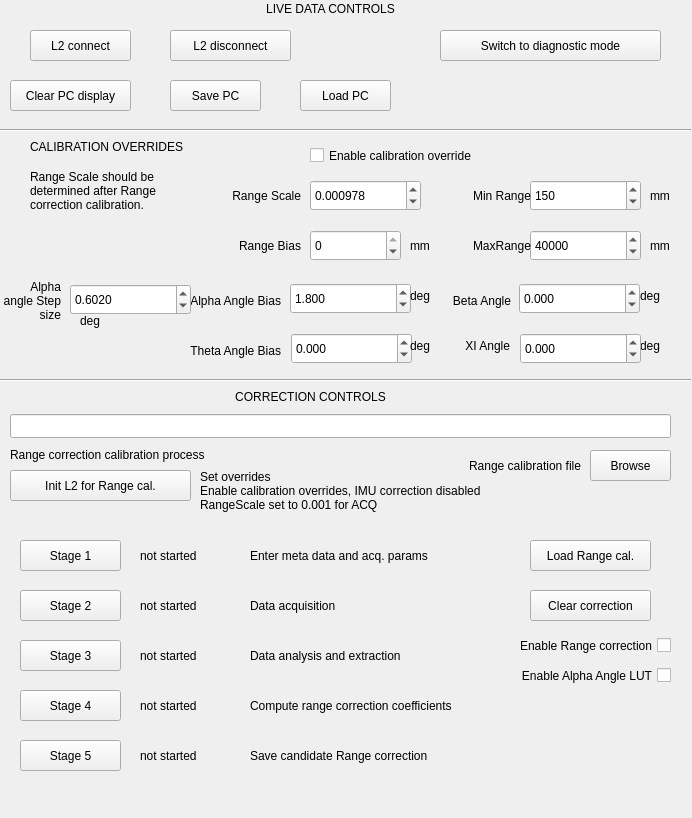
<?xml version="1.0" encoding="UTF-8"?>
<ui version="4.0">
 <class>CalibrationDock</class>
 <widget class="QDockWidget" name="CalibrationDock">
  <property name="geometry">
   <rect>
    <x>0</x>
    <y>0</y>
    <width>692</width>
    <height>818</height>
   </rect>
  </property>
  <property name="layoutDirection">
   <enum>Qt::LayoutDirection::LeftToRight</enum>
  </property>
  <property name="windowTitle">
   <string>Calibration Dock</string>
  </property>
  <widget class="QWidget" name="dockWidgetContents">
   <widget class="QPushButton" name="btnDiagnose">
    <property name="geometry">
     <rect>
      <x>440</x>
      <y>30</y>
      <width>221</width>
      <height>31</height>
     </rect>
    </property>
    <property name="text">
     <string>Switch to diagnostic mode</string>
    </property>
   </widget>
   <widget class="QPushButton" name="btnL2Disconnect">
    <property name="geometry">
     <rect>
      <x>170</x>
      <y>30</y>
      <width>121</width>
      <height>31</height>
     </rect>
    </property>
    <property name="text">
     <string>L2 disconnect</string>
    </property>
   </widget>
   <widget class="QPushButton" name="btnL2Connect">
    <property name="geometry">
     <rect>
      <x>30</x>
      <y>30</y>
      <width>101</width>
      <height>31</height>
     </rect>
    </property>
    <property name="text">
     <string>L2 connect</string>
    </property>
   </widget>
   <widget class="QPushButton" name="btnSavePC">
    <property name="geometry">
     <rect>
      <x>170</x>
      <y>80</y>
      <width>91</width>
      <height>31</height>
     </rect>
    </property>
    <property name="text">
     <string>Save PC</string>
    </property>
   </widget>
   <widget class="QPushButton" name="btnLoadPC">
    <property name="geometry">
     <rect>
      <x>300</x>
      <y>80</y>
      <width>91</width>
      <height>31</height>
     </rect>
    </property>
    <property name="text">
     <string>Load PC</string>
    </property>
   </widget>
   <widget class="QPushButton" name="btnClearDisplay">
    <property name="geometry">
     <rect>
      <x>10</x>
      <y>80</y>
      <width>121</width>
      <height>31</height>
     </rect>
    </property>
    <property name="text">
     <string>Clear PC display</string>
    </property>
   </widget>
   <widget class="QPushButton" name="btnBrowseCalFile">
    <property name="geometry">
     <rect>
      <x>590</x>
      <y>450</y>
      <width>81</width>
      <height>31</height>
     </rect>
    </property>
    <property name="text">
     <string>Browse</string>
    </property>
   </widget>
   <widget class="QLineEdit" name="editCalFile">
    <property name="geometry">
     <rect>
      <x>10</x>
      <y>414</y>
      <width>661</width>
      <height>24</height>
     </rect>
    </property>
   </widget>
   <widget class="QLabel" name="label">
    <property name="geometry">
     <rect>
      <x>420</x>
      <y>450</y>
      <width>161</width>
      <height>31</height>
     </rect>
    </property>
    <property name="text">
     <string>Range calibration file</string>
    </property>
    <property name="alignment">
     <set>Qt::AlignmentFlag::AlignRight|Qt::AlignmentFlag::AlignTrailing|Qt::AlignmentFlag::AlignVCenter</set>
    </property>
   </widget>
   <widget class="QPushButton" name="btnLoadRangeCal">
    <property name="geometry">
     <rect>
      <x>530</x>
      <y>540</y>
      <width>121</width>
      <height>31</height>
     </rect>
    </property>
    <property name="text">
     <string>Load Range cal.</string>
    </property>
   </widget>
   <widget class="QCheckBox" name="cbEnableRangeCal">
    <property name="geometry">
     <rect>
      <x>470</x>
      <y>630</y>
      <width>201</width>
      <height>31</height>
     </rect>
    </property>
    <property name="layoutDirection">
     <enum>Qt::LayoutDirection::RightToLeft</enum>
    </property>
    <property name="text">
     <string>Enable Range correction</string>
    </property>
   </widget>
   <widget class="Line" name="line">
    <property name="geometry">
     <rect>
      <x>0</x>
      <y>120</y>
      <width>691</width>
      <height>20</height>
     </rect>
    </property>
    <property name="orientation">
     <enum>Qt::Orientation::Horizontal</enum>
    </property>
   </widget>
   <widget class="QPushButton" name="btnClear">
    <property name="geometry">
     <rect>
      <x>530</x>
      <y>590</y>
      <width>121</width>
      <height>31</height>
     </rect>
    </property>
    <property name="text">
     <string>Clear correction</string>
    </property>
   </widget>
   <widget class="QLabel" name="label_2">
    <property name="geometry">
     <rect>
      <x>230</x>
      <y>2</y>
      <width>201</width>
      <height>21</height>
     </rect>
    </property>
    <property name="text">
     <string>LIVE DATA CONTROLS</string>
    </property>
    <property name="alignment">
     <set>Qt::AlignmentFlag::AlignHCenter|Qt::AlignmentFlag::AlignTop</set>
    </property>
    <property name="wordWrap">
     <bool>true</bool>
    </property>
   </widget>
   <widget class="QLabel" name="label_3">
    <property name="geometry">
     <rect>
      <x>180</x>
      <y>387</y>
      <width>261</width>
      <height>20</height>
     </rect>
    </property>
    <property name="text">
     <string>CORRECTION CONTROLS</string>
    </property>
    <property name="alignment">
     <set>Qt::AlignmentFlag::AlignCenter</set>
    </property>
   </widget>
   <widget class="QLabel" name="label_4">
    <property name="geometry">
     <rect>
      <x>10</x>
      <y>439</y>
      <width>281</width>
      <height>31</height>
     </rect>
    </property>
    <property name="text">
     <string>Range correction calibration process</string>
    </property>
    <property name="alignment">
     <set>Qt::AlignmentFlag::AlignLeading|Qt::AlignmentFlag::AlignLeft|Qt::AlignmentFlag::AlignVCenter</set>
    </property>
   </widget>
   <widget class="QPushButton" name="btnStage1">
    <property name="geometry">
     <rect>
      <x>20</x>
      <y>540</y>
      <width>101</width>
      <height>31</height>
     </rect>
    </property>
    <property name="text">
     <string>Stage 1</string>
    </property>
   </widget>
   <widget class="QLabel" name="lblStatusStage1">
    <property name="geometry">
     <rect>
      <x>140</x>
      <y>540</y>
      <width>101</width>
      <height>31</height>
     </rect>
    </property>
    <property name="text">
     <string>not started</string>
    </property>
   </widget>
   <widget class="QPushButton" name="btnStage2">
    <property name="geometry">
     <rect>
      <x>20</x>
      <y>590</y>
      <width>101</width>
      <height>31</height>
     </rect>
    </property>
    <property name="text">
     <string>Stage 2</string>
    </property>
   </widget>
   <widget class="QLabel" name="lblStatusStage2">
    <property name="geometry">
     <rect>
      <x>140</x>
      <y>590</y>
      <width>101</width>
      <height>31</height>
     </rect>
    </property>
    <property name="text">
     <string>not started</string>
    </property>
   </widget>
   <widget class="QPushButton" name="btnStage3">
    <property name="geometry">
     <rect>
      <x>20</x>
      <y>640</y>
      <width>101</width>
      <height>31</height>
     </rect>
    </property>
    <property name="text">
     <string>Stage 3</string>
    </property>
   </widget>
   <widget class="QLabel" name="lblStatusStage3">
    <property name="geometry">
     <rect>
      <x>140</x>
      <y>640</y>
      <width>101</width>
      <height>31</height>
     </rect>
    </property>
    <property name="text">
     <string>not started</string>
    </property>
   </widget>
   <widget class="QPushButton" name="btnStage4">
    <property name="geometry">
     <rect>
      <x>20</x>
      <y>690</y>
      <width>101</width>
      <height>31</height>
     </rect>
    </property>
    <property name="text">
     <string>Stage 4</string>
    </property>
   </widget>
   <widget class="QLabel" name="lblStatusStage4">
    <property name="geometry">
     <rect>
      <x>140</x>
      <y>690</y>
      <width>101</width>
      <height>31</height>
     </rect>
    </property>
    <property name="text">
     <string>not started</string>
    </property>
   </widget>
   <widget class="QPushButton" name="btnStage5">
    <property name="geometry">
     <rect>
      <x>20</x>
      <y>740</y>
      <width>101</width>
      <height>31</height>
     </rect>
    </property>
    <property name="text">
     <string>Stage 5</string>
    </property>
   </widget>
   <widget class="QLabel" name="lblStatusStage5">
    <property name="geometry">
     <rect>
      <x>140</x>
      <y>740</y>
      <width>101</width>
      <height>31</height>
     </rect>
    </property>
    <property name="text">
     <string>not started</string>
    </property>
   </widget>
   <widget class="QLabel" name="label10">
    <property name="geometry">
     <rect>
      <x>250</x>
      <y>540</y>
      <width>271</width>
      <height>31</height>
     </rect>
    </property>
    <property name="text">
     <string>Enter meta data and acq. params</string>
    </property>
   </widget>
   <widget class="QLabel" name="lblStatusStage11">
    <property name="geometry">
     <rect>
      <x>250</x>
      <y>590</y>
      <width>131</width>
      <height>31</height>
     </rect>
    </property>
    <property name="text">
     <string>Data acquisition</string>
    </property>
   </widget>
   <widget class="QLabel" name="lblStatusStage12">
    <property name="geometry">
     <rect>
      <x>250</x>
      <y>640</y>
      <width>211</width>
      <height>31</height>
     </rect>
    </property>
    <property name="text">
     <string>Data analysis and extraction</string>
    </property>
   </widget>
   <widget class="QLabel" name="lblStatusStage13">
    <property name="geometry">
     <rect>
      <x>250</x>
      <y>690</y>
      <width>261</width>
      <height>31</height>
     </rect>
    </property>
    <property name="text">
     <string>Compute range correction coefficients</string>
    </property>
   </widget>
   <widget class="QLabel" name="lblStatusStage14">
    <property name="geometry">
     <rect>
      <x>250</x>
      <y>740</y>
      <width>261</width>
      <height>31</height>
     </rect>
    </property>
    <property name="text">
     <string>Save candidate Range correction</string>
    </property>
   </widget>
   <widget class="Line" name="line_3">
    <property name="geometry">
     <rect>
      <x>-10</x>
      <y>370</y>
      <width>701</width>
      <height>20</height>
     </rect>
    </property>
    <property name="orientation">
     <enum>Qt::Orientation::Horizontal</enum>
    </property>
   </widget>
   <widget class="QDoubleSpinBox" name="spinThetaBias">
    <property name="geometry">
     <rect>
      <x>291</x>
      <y>333</y>
      <width>121</width>
      <height>31</height>
     </rect>
    </property>
    <property name="decimals">
     <number>3</number>
    </property>
    <property name="minimum">
     <double>-180.000000000000000</double>
    </property>
    <property name="maximum">
     <double>180.000000000000000</double>
    </property>
    <property name="singleStep">
     <double>0.001000000000000</double>
    </property>
   </widget>
   <widget class="QDoubleSpinBox" name="spinAlphaAngle">
    <property name="geometry">
     <rect>
      <x>290</x>
      <y>283</y>
      <width>121</width>
      <height>31</height>
     </rect>
    </property>
    <property name="decimals">
     <number>3</number>
    </property>
    <property name="minimum">
     <double>-8.000000000000000</double>
    </property>
    <property name="maximum">
     <double>8.000000000000000</double>
    </property>
    <property name="singleStep">
     <double>0.001000000000000</double>
    </property>
    <property name="value">
     <double>1.800000000000000</double>
    </property>
   </widget>
   <widget class="QLabel" name="label_7">
    <property name="geometry">
     <rect>
      <x>190</x>
      <y>280</y>
      <width>91</width>
      <height>41</height>
     </rect>
    </property>
    <property name="text">
     <string>Alpha Angle Bias</string>
    </property>
    <property name="alignment">
     <set>Qt::AlignmentFlag::AlignRight|Qt::AlignmentFlag::AlignTrailing|Qt::AlignmentFlag::AlignVCenter</set>
    </property>
    <property name="wordWrap">
     <bool>true</bool>
    </property>
   </widget>
   <widget class="QLabel" name="label_8">
    <property name="geometry">
     <rect>
      <x>410</x>
      <y>230</y>
      <width>41</width>
      <height>31</height>
     </rect>
    </property>
    <property name="text">
     <string>mm</string>
    </property>
   </widget>
   <widget class="QLabel" name="label_9">
    <property name="geometry">
     <rect>
      <x>410</x>
      <y>330</y>
      <width>41</width>
      <height>31</height>
     </rect>
    </property>
    <property name="text">
     <string>deg</string>
    </property>
   </widget>
   <widget class="QLabel" name="label_10">
    <property name="geometry">
     <rect>
      <x>410</x>
      <y>280</y>
      <width>41</width>
      <height>31</height>
     </rect>
    </property>
    <property name="text">
     <string>deg</string>
    </property>
   </widget>
   <widget class="QLabel" name="label_11">
    <property name="geometry">
     <rect>
      <x>190</x>
      <y>330</y>
      <width>91</width>
      <height>41</height>
     </rect>
    </property>
    <property name="text">
     <string>Theta Angle Bias</string>
    </property>
    <property name="alignment">
     <set>Qt::AlignmentFlag::AlignRight|Qt::AlignmentFlag::AlignTrailing|Qt::AlignmentFlag::AlignVCenter</set>
    </property>
    <property name="wordWrap">
     <bool>true</bool>
    </property>
   </widget>
   <widget class="QLabel" name="label_12">
    <property name="geometry">
     <rect>
      <x>210</x>
      <y>230</y>
      <width>91</width>
      <height>31</height>
     </rect>
    </property>
    <property name="text">
     <string>Range Bias</string>
    </property>
    <property name="alignment">
     <set>Qt::AlignmentFlag::AlignRight|Qt::AlignmentFlag::AlignTrailing|Qt::AlignmentFlag::AlignVCenter</set>
    </property>
    <property name="wordWrap">
     <bool>true</bool>
    </property>
   </widget>
   <widget class="QSpinBox" name="spinRangeBias">
    <property name="geometry">
     <rect>
      <x>310</x>
      <y>230</y>
      <width>91</width>
      <height>31</height>
     </rect>
    </property>
    <property name="minimum">
     <number>-1000</number>
    </property>
    <property name="maximum">
     <number>0</number>
    </property>
   </widget>
   <widget class="QLabel" name="label_13">
    <property name="geometry">
     <rect>
      <x>30</x>
      <y>140</y>
      <width>211</width>
      <height>21</height>
     </rect>
    </property>
    <property name="text">
     <string>CALIBRATION OVERRIDES</string>
    </property>
    <property name="alignment">
     <set>Qt::AlignmentFlag::AlignLeading|Qt::AlignmentFlag::AlignLeft|Qt::AlignmentFlag::AlignTop</set>
    </property>
    <property name="wordWrap">
     <bool>true</bool>
    </property>
   </widget>
   <widget class="QPushButton" name="btnInit">
    <property name="geometry">
     <rect>
      <x>10</x>
      <y>470</y>
      <width>181</width>
      <height>31</height>
     </rect>
    </property>
    <property name="text">
     <string>Init L2 for Range cal.</string>
    </property>
   </widget>
   <widget class="QLabel" name="label_14">
    <property name="geometry">
     <rect>
      <x>200</x>
      <y>470</y>
      <width>371</width>
      <height>61</height>
     </rect>
    </property>
    <property name="text">
     <string>Set overrides
Enable calibration overrides, IMU correction disabled
RangeScale set to 0.001 for ACQ</string>
    </property>
    <property name="alignment">
     <set>Qt::AlignmentFlag::AlignLeading|Qt::AlignmentFlag::AlignLeft|Qt::AlignmentFlag::AlignTop</set>
    </property>
    <property name="wordWrap">
     <bool>true</bool>
    </property>
   </widget>
   <widget class="QLabel" name="label_15">
    <property name="geometry">
     <rect>
      <x>210</x>
      <y>180</y>
      <width>91</width>
      <height>31</height>
     </rect>
    </property>
    <property name="text">
     <string>Range Scale</string>
    </property>
    <property name="alignment">
     <set>Qt::AlignmentFlag::AlignRight|Qt::AlignmentFlag::AlignTrailing|Qt::AlignmentFlag::AlignVCenter</set>
    </property>
    <property name="wordWrap">
     <bool>true</bool>
    </property>
   </widget>
   <widget class="QDoubleSpinBox" name="spinRangeScale">
    <property name="geometry">
     <rect>
      <x>310</x>
      <y>180</y>
      <width>111</width>
      <height>31</height>
     </rect>
    </property>
    <property name="decimals">
     <number>6</number>
    </property>
    <property name="minimum">
     <double>0.000500000000000</double>
    </property>
    <property name="maximum">
     <double>0.001500000000000</double>
    </property>
    <property name="singleStep">
     <double>0.000001000000000</double>
    </property>
    <property name="value">
     <double>0.000978000000000</double>
    </property>
   </widget>
   <widget class="QLabel" name="label_5">
    <property name="geometry">
     <rect>
      <x>30</x>
      <y>170</y>
      <width>171</width>
      <height>60</height>
     </rect>
    </property>
    <property name="text">
     <string>Range Scale should be determined after Range correction calibration.</string>
    </property>
    <property name="alignment">
     <set>Qt::AlignmentFlag::AlignLeading|Qt::AlignmentFlag::AlignLeft|Qt::AlignmentFlag::AlignTop</set>
    </property>
    <property name="wordWrap">
     <bool>true</bool>
    </property>
   </widget>
   <widget class="QCheckBox" name="cbCalOveride">
    <property name="enabled">
     <bool>true</bool>
    </property>
    <property name="geometry">
     <rect>
      <x>310</x>
      <y>145</y>
      <width>231</width>
      <height>21</height>
     </rect>
    </property>
    <property name="text">
     <string>Enable calibration override</string>
    </property>
   </widget>
   <widget class="QLabel" name="label_16">
    <property name="geometry">
     <rect>
      <x>450</x>
      <y>280</y>
      <width>61</width>
      <height>41</height>
     </rect>
    </property>
    <property name="text">
     <string>Beta Angle</string>
    </property>
    <property name="alignment">
     <set>Qt::AlignmentFlag::AlignRight|Qt::AlignmentFlag::AlignTrailing|Qt::AlignmentFlag::AlignVCenter</set>
    </property>
    <property name="wordWrap">
     <bool>true</bool>
    </property>
   </widget>
   <widget class="QDoubleSpinBox" name="spinBetaAngle">
    <property name="geometry">
     <rect>
      <x>519</x>
      <y>283</y>
      <width>121</width>
      <height>31</height>
     </rect>
    </property>
    <property name="decimals">
     <number>3</number>
    </property>
    <property name="minimum">
     <double>-8.000000000000000</double>
    </property>
    <property name="maximum">
     <double>8.000000000000000</double>
    </property>
    <property name="singleStep">
     <double>0.001000000000000</double>
    </property>
    <property name="value">
     <double>0.000000000000000</double>
    </property>
   </widget>
   <widget class="QLabel" name="label_17">
    <property name="geometry">
     <rect>
      <x>640</x>
      <y>330</y>
      <width>41</width>
      <height>31</height>
     </rect>
    </property>
    <property name="text">
     <string>deg</string>
    </property>
   </widget>
   <widget class="QLabel" name="label_18">
    <property name="geometry">
     <rect>
      <x>459</x>
      <y>320</y>
      <width>51</width>
      <height>51</height>
     </rect>
    </property>
    <property name="text">
     <string>XI Angle</string>
    </property>
    <property name="alignment">
     <set>Qt::AlignmentFlag::AlignRight|Qt::AlignmentFlag::AlignTrailing|Qt::AlignmentFlag::AlignVCenter</set>
    </property>
    <property name="wordWrap">
     <bool>true</bool>
    </property>
   </widget>
   <widget class="QLabel" name="label_19">
    <property name="geometry">
     <rect>
      <x>640</x>
      <y>280</y>
      <width>41</width>
      <height>31</height>
     </rect>
    </property>
    <property name="text">
     <string>deg</string>
    </property>
   </widget>
   <widget class="QDoubleSpinBox" name="spinXiAngle">
    <property name="geometry">
     <rect>
      <x>520</x>
      <y>333</y>
      <width>121</width>
      <height>31</height>
     </rect>
    </property>
    <property name="decimals">
     <number>3</number>
    </property>
    <property name="minimum">
     <double>-10.000000000000000</double>
    </property>
    <property name="maximum">
     <double>10.000000000000000</double>
    </property>
    <property name="singleStep">
     <double>0.001000000000000</double>
    </property>
   </widget>
   <widget class="QLabel" name="label_20">
    <property name="geometry">
     <rect>
      <x>650</x>
      <y>180</y>
      <width>41</width>
      <height>31</height>
     </rect>
    </property>
    <property name="text">
     <string>mm</string>
    </property>
   </widget>
   <widget class="QSpinBox" name="spinMinRange">
    <property name="geometry">
     <rect>
      <x>530</x>
      <y>180</y>
      <width>111</width>
      <height>31</height>
     </rect>
    </property>
    <property name="minimum">
     <number>1</number>
    </property>
    <property name="maximum">
     <number>65534</number>
    </property>
    <property name="value">
     <number>150</number>
    </property>
   </widget>
   <widget class="QLabel" name="label_21">
    <property name="geometry">
     <rect>
      <x>440</x>
      <y>180</y>
      <width>91</width>
      <height>31</height>
     </rect>
    </property>
    <property name="text">
     <string>Min Range</string>
    </property>
    <property name="alignment">
     <set>Qt::AlignmentFlag::AlignRight|Qt::AlignmentFlag::AlignTrailing|Qt::AlignmentFlag::AlignVCenter</set>
    </property>
    <property name="wordWrap">
     <bool>true</bool>
    </property>
   </widget>
   <widget class="QSpinBox" name="spinMaxRange">
    <property name="geometry">
     <rect>
      <x>530</x>
      <y>230</y>
      <width>111</width>
      <height>31</height>
     </rect>
    </property>
    <property name="minimum">
     <number>2</number>
    </property>
    <property name="maximum">
     <number>65535</number>
    </property>
    <property name="value">
     <number>40000</number>
    </property>
   </widget>
   <widget class="QLabel" name="label_22">
    <property name="geometry">
     <rect>
      <x>650</x>
      <y>230</y>
      <width>41</width>
      <height>31</height>
     </rect>
    </property>
    <property name="text">
     <string>mm</string>
    </property>
   </widget>
   <widget class="QLabel" name="label_23">
    <property name="geometry">
     <rect>
      <x>440</x>
      <y>230</y>
      <width>91</width>
      <height>31</height>
     </rect>
    </property>
    <property name="text">
     <string>MaxRange</string>
    </property>
    <property name="alignment">
     <set>Qt::AlignmentFlag::AlignRight|Qt::AlignmentFlag::AlignTrailing|Qt::AlignmentFlag::AlignVCenter</set>
    </property>
    <property name="wordWrap">
     <bool>true</bool>
    </property>
   </widget>
   <widget class="QCheckBox" name="cbEnableAlphaLUT">
    <property name="geometry">
     <rect>
      <x>450</x>
      <y>660</y>
      <width>221</width>
      <height>31</height>
     </rect>
    </property>
    <property name="layoutDirection">
     <enum>Qt::LayoutDirection::RightToLeft</enum>
    </property>
    <property name="text">
     <string>Enable Alpha Angle LUT</string>
    </property>
   </widget>
   <widget class="QLabel" name="label_24">
    <property name="geometry">
     <rect>
      <x>0</x>
      <y>270</y>
      <width>61</width>
      <height>61</height>
     </rect>
    </property>
    <property name="text">
     <string>Alpha angle Step size</string>
    </property>
    <property name="alignment">
     <set>Qt::AlignmentFlag::AlignRight|Qt::AlignmentFlag::AlignTrailing|Qt::AlignmentFlag::AlignVCenter</set>
    </property>
    <property name="wordWrap">
     <bool>true</bool>
    </property>
   </widget>
   <widget class="QDoubleSpinBox" name="spinAlphaStepSize">
    <property name="geometry">
     <rect>
      <x>70</x>
      <y>284</y>
      <width>121</width>
      <height>31</height>
     </rect>
    </property>
    <property name="decimals">
     <number>4</number>
    </property>
    <property name="minimum">
     <double>0.100000000000000</double>
    </property>
    <property name="maximum">
     <double>1.000000000000000</double>
    </property>
    <property name="singleStep">
     <double>0.000100000000000</double>
    </property>
    <property name="value">
     <double>0.602000000000000</double>
    </property>
   </widget>
   <widget class="QLabel" name="label_25">
    <property name="geometry">
     <rect>
      <x>80</x>
      <y>310</y>
      <width>41</width>
      <height>21</height>
     </rect>
    </property>
    <property name="text">
     <string>deg</string>
    </property>
   </widget>
  </widget>
 </widget>
 <resources/>
 <connections/>
</ui>
